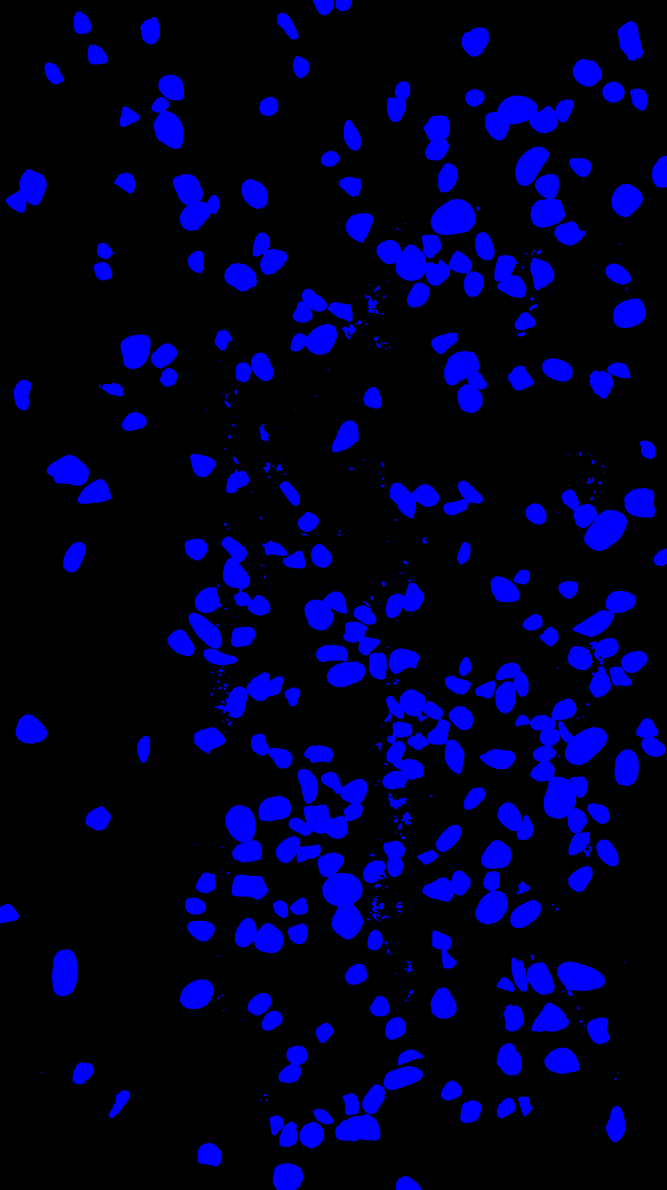
#> input picture test_feature/virtual_lab1/Big_Red_Board_6-12_Paint_Corrected.png, 3332 x 5948 px, found by its file name (shown at 1/5 size)
$ python psd.py
#> lines starting #> are read from the running program, lines starting #| are printed output that depends on the picture; after the words box and inside, x2 and y2 are one past the last pixel; in counts of white or black regions, pixels touching at a corner belong together
import cv2
import numpy as np
import matplotlib.pyplot as plt
from scipy import ndimage
from skimage.measure import regionprops, label
import pandas as pd

# INPUT DATA
Input_Image = cv2.imread('C:\\Users\\carl1\\OneDrive\\Bureau\\CESI\\v0.5\\v0.3\\testfeature1\\Big_Red_Board_6-12_Paint_Corrected.png',cv2.IMREAD_GRAYSCALE)
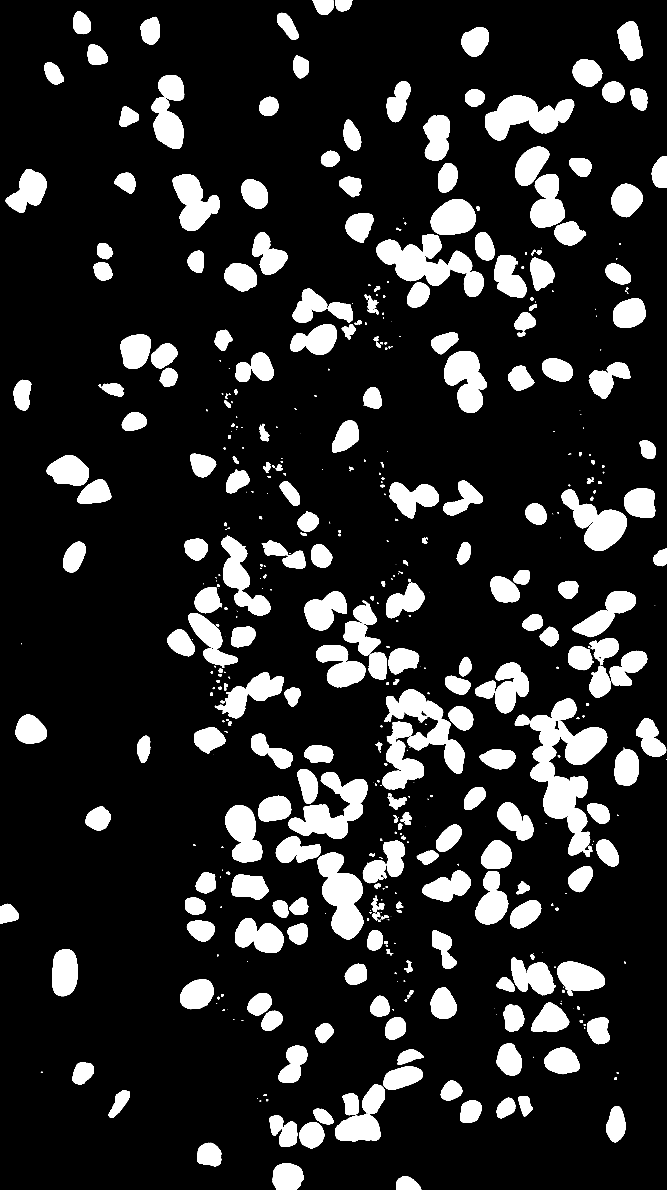
#> Input_Image: shape (5948, 3332) (shown at 1/5 size); values 0 (black) and 95 (white), 15.2% white; 568 white regions (142 under 20 px), largest, box (x1, y1, x2, y2) and area: (2650, 3492, 2962, 4283) 93998, (1882, 1199, 2419, 1485) 63540, (1589, 4262, 1819, 4698) 58802
board_height = 800
n_bins = 10
Max_Grain_Size = 20
X, Y = Input_Image.shape
#> X = 5948; Y = 3332
I = Input_Image > 0
#> I: shape (5948, 3332) bool; 15.2% white; 568 white regions (142 under 20 px)

# VARIABLES
binning = np.linspace(0, 1.1 * Max_Grain_Size, n_bins)
V_eq_bin = np.zeros(n_bins)
N_bin = np.zeros(n_bins)

# CALCULATIONS
pixel_size = X / board_height
#> pixel_size = 7.43
Bin_Image = I.astype(np.uint8)
label_image = label(Bin_Image)  # Label connected components
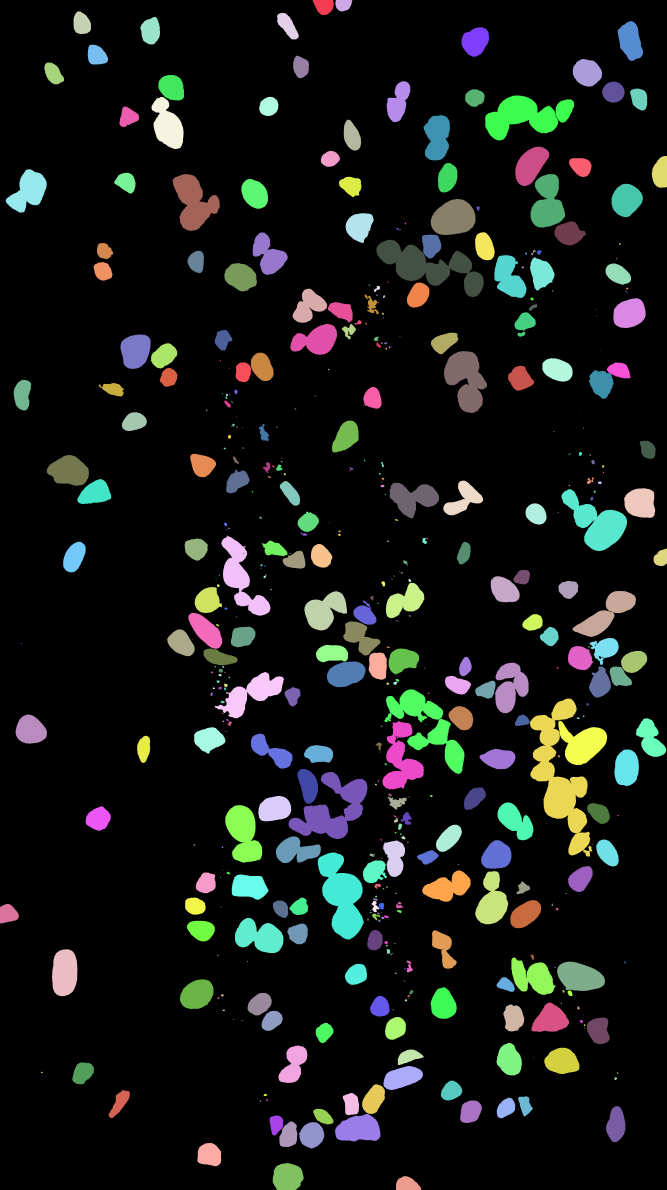
#> label_image: shape (5948, 3332) int64 (shown at 1/5 size); 569 distinct labels, from 0 to 568; one colour per label, 0 black

# Use 'intensity_image' to specify properties
Properties_table = regionprops(label_image, intensity_image=Bin_Image)
#> Properties_table = 568 regions; largest, box (x1, y1, x2, y2) and area: (2650, 3492, 2962, 4283) 93998, (1882, 1199, 2419, 1485) 63540, (1589, 4262, 1819, 4698) 58802, (1443, 3860, 1837, 4195) 57421, (1922, 3447, 2322, 3870) 56169

Nb_of_Particles = len(Properties_table)
#> Nb_of_Particles = 568
Stat_Summary = np.zeros((Nb_of_Particles, 3))

for i, prop in enumerate(Properties_table):
    major_axis_length = prop.major_axis_length
    minor_axis_length = prop.minor_axis_length
    equivalent_diameter = np.sqrt(4 * prop.area / np.pi)  # Calculate equivalent diameter using area
    Stat_Summary[i, 1] = equivalent_diameter * pixel_size
    Stat_Summary[i, 2] = 4/3 * np.pi * (equivalent_diameter / 2)**3 * pixel_size**3
#> this loop made 568 passes
#> (major_axis_length, minor_axis_length, equivalent_diameter) on passes 1 to 3: (102.2, 79.08, 87.17), (85.75, 59.82, 70.1), (116.4, 86.2, 99.51)
#> after the loop, Stat_Summary = 568 rows, first 8: [0, 648.1, 142544327.9], [0, 521.2, 74117179.9], [0, 739.8, 212043452.7], [0, 744.4, 216022921.2], [0, 849, 320373550.1], [0, 1102.1, 700958676.5], [0, 1023.6, 561587589], [0, 742.7, 214543127.6]

D_eq = Stat_Summary[:, 1]
#> D_eq = 568 values, max 2572.1 at index 322, min 8.39 at index 126, mean 386.7
V_eq = Stat_Summary[:, 2]
#> V_eq = 568 values, max 8.91e+09 at index 322, min 309.2 at index 126, mean 236147147.1

for i in range(Nb_of_Particles):
    for j in range(1, n_bins-1):
        if binning[j-1] < D_eq[i] < binning[j]:
            V_eq_bin[j] += V_eq[i]
            N_bin[j] += 1
#> after the loop, N_bin = [0, 0, 0, 0, 31, 26, 10, 7, 6, 0]; V_eq_bin = [0, 0, 0, 0, 9584.5, 22736.6, 16065.3, 17313.9, 20740.2, 0]

# OUTPUT DATA
fig_1 = plt.figure(1)
plt.plot(binning, 100 * np.cumsum(V_eq_bin)/max(np.cumsum(V_eq_bin)), 'k', linewidth=2)
plt.ylabel('Cumulative Size Distribution [%]')
plt.axis([0, max(binning), 0, 110])
plt.twinx()
plt.plot(binning, V_eq_bin/max(np.cumsum(V_eq_bin)), 'r', linewidth=2)
plt.grid()
plt.minorticks_on()
plt.xlabel('Diameter [mm]')
plt.ylabel('PSD')
plt.xticks(fontsize=14)
plt.yticks(fontsize=14)
fig_2 = plt.figure(2)
plt.imshow(I, cmap='gray')
plt.show()
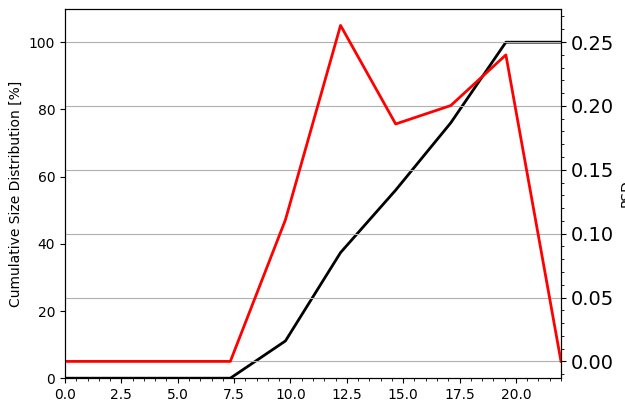
#> figure drawn by matplotlib, 2 panels; panel 1: curve peaks at x = 19.56, y = 100; panel 2: curve peaks at x = 12.22, y = 0.263
# Créez une série pandas à partir des valeurs que vous souhaitez enregistrer
data = pd.Series(100 * np.cumsum(V_eq_bin)/max(np.cumsum(V_eq_bin)))

# Créez une série pandas pour binning
binning_series = pd.Series(binning)

# Créez une série pandas pour V_eq_bin/max(np.cumsum(V_eq_bin))
v_eq_ratio_series = pd.Series(V_eq_bin / max(np.cumsum(V_eq_bin)))

# Créez un DataFrame pandas à partir de toutes les séries
df = pd.DataFrame({
    'Binning (mm)': binning_series,
    'Cumulative Size Distribution (%)': data,
    'V_eq_bin_ratio': v_eq_ratio_series
})
#> df = table of 10 rows and 3 columns

# Enregistrez le DataFrame dans un fichier Excel
df.to_excel('v_eq_data.xlsx', index=False)  # Modifiez le nom du fichier si nécessaire
